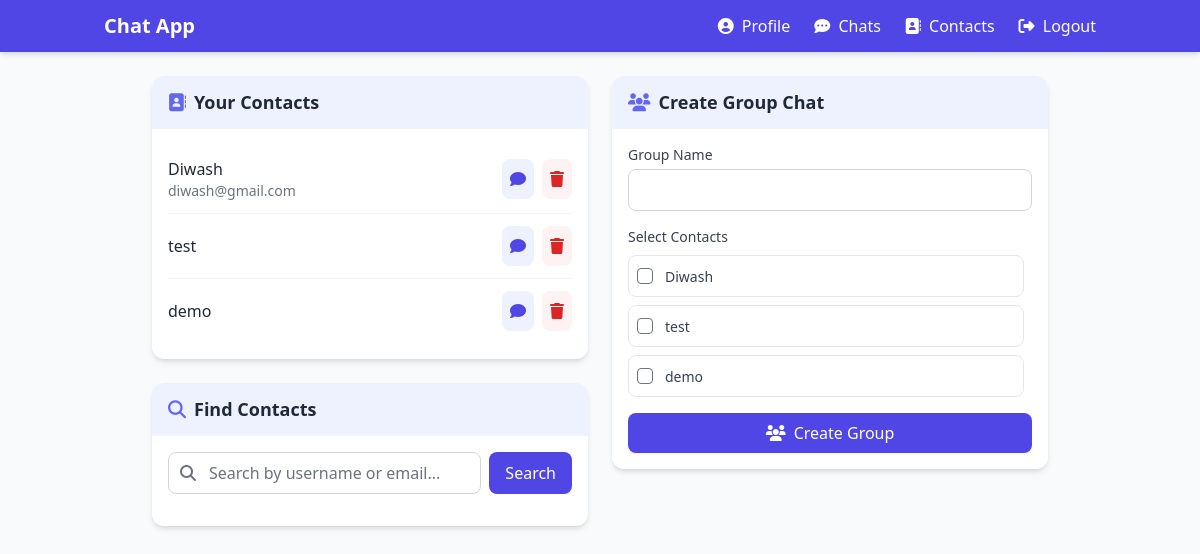
Screenshot of /contacts/ (signed in) with the database file from the repository.
### chat/models.py (models this page shows, shortened)
class Contact(models.Model):
    user = models.ForeignKey(User, related_name='contacts', on_delete=models.CASCADE)
    contact = models.ForeignKey(User, related_name='contacted_by', on_delete=models.CASCADE)
    date_added = models.DateTimeField(auto_now_add=True)
    class Meta:
        unique_together = ('user', 'contact')

### chat/views.py (the view, shortened to what this page needs)
# urls.py: path('contacts/', views.contacts, name='contacts'),
@login_required
def contacts(request):
    user_contacts = Contact.objects.filter(user=request.user).select_related('contact')
    form = ContactSearchForm(request.GET)
    search_query = ''
    if form.is_valid():
        search_query = form.cleaned_data.get('search', '')
    return render(request, 'chat/contacts.html', {
        'contacts': user_contacts,
        'form': form,
    })

### chat/forms.py
class ContactSearchForm(forms.Form):
    search = forms.CharField(max_length=100, required=False)

### chat/templates/chat/contacts.html (shortened to what this page needs)
{% extends 'base.html' %}
{% block content %}
<div class="max-w-4xl mx-auto">
  <div class="grid md:grid-cols-2 gap-6">
    <div class="col-span-2 md:col-span-1">
      <div class="bg-white rounded-xl shadow-md overflow-hidden mb-6">
        <div class="bg-indigo-50 px-4 py-3 border-b border-gray-100">
          <h2 class="text-lg font-semibold text-gray-800">
            <i class="fas fa-address-book mr-2 text-indigo-500"></i>Your Contacts
          </h2>
        </div>
        <div class="p-4">
          {% if contacts %}
            <div class="divide-y divide-gray-100">
              {% for contact in contacts %}
                <div class="py-3 flex items-center justify-between">
                  <div>
                    <h3 class="text-md font-medium text-gray-800">{{ contact.contact.username }}</h3>
                    <p class="text-sm text-gray-500">{{ contact.contact.email }}</p>
                  </div>
                  <div class="flex space-x-2">
                    <a href="{% url 'start_chat' contact.contact.id %}" class="p-2 bg-indigo-50 text-indigo-600 rounded-lg hover:bg-indigo-100 transition">
                      <i class="fas fa-comment"></i>
                    </a>
                    <a href="{% url 'remove_contact' contact.id %}" class="p-2 bg-red-50 text-red-600 rounded-lg hover:bg-red-100 transition">
                      <i class="fas fa-trash"></i>
                    </a>
                  </div>
                </div>
              {% endfor %}
            </div>
          {% endif %}
        </div>
      </div>
      <div class="bg-white rounded-xl shadow-md overflow-hidden">
        <div class="bg-indigo-50 px-4 py-3 border-b border-gray-100">
          <h2 class="text-lg font-semibold text-gray-800">
            <i class="fas fa-search mr-2 text-indigo-500"></i>Find Contacts
          </h2>
        </div>
        <div class="p-4">
          <form method="get" class="mb-4">
            <div class="flex">
              <div class="relative flex-grow">
                {{ form.search|safe }}
                <span class="absolute inset-y-0 left-0 pl-3 flex items-center text-gray-500">
                  <i class="fas fa-search"></i>
                </span>
              </div>
              <button type="submit" class="ml-2 px-4 py-2 bg-indigo-600 text-white rounded-lg hover:bg-indigo-700 transition">
                Search
              </button>
            </div>
          </form>
        </div>
      </div>
    </div>
    <div class="col-span-2 md:col-span-1">
      {% if contacts %}
        <div class="bg-white rounded-xl shadow-md overflow-hidden">
          <div class="bg-indigo-50 px-4 py-3 border-b border-gray-100">
            <h2 class="text-lg font-semibold text-gray-800">
              <i class="fas fa-users mr-2 text-indigo-500"></i>Create Group Chat
            </h2>
          </div>
          <div class="p-4">
            <form method="post" action="{% url 'create_group' %}">
              <div class="mb-4">
                <label for="group-name" class="block text-sm font-medium text-gray-700 mb-1">Group Name</label>
                <input type="text" id="group-name" name="name"
                       class="w-full px-3 py-2 border border-gray-300 rounded-lg focus:outline-none focus:ring-2 focus:ring-indigo-500 focus:border-indigo-500"
                       required>
              </div>
              <div class="mb-4">
                <label class="block text-sm font-medium text-gray-700 mb-2">Select Contacts</label>
                <div class="space-y-2 max-h-60 overflow-y-auto pr-2">
                  {% for contact in contacts %}
                    <label class="flex items-center p-2 rounded-lg border border-gray-200 hover:bg-gray-50 transition cursor-pointer">
                      <input type="checkbox" name="contacts" value="{{ contact.id }}"
                             class="h-4 w-4 text-indigo-600 focus:ring-indigo-500 rounded">
                      <span class="ml-3 block">
                        <span class="text-sm font-medium text-gray-700">{{ contact.contact.username }}</span>
                      </span>
                    </label>
                  {% endfor %}
                </div>
              </div>
              <button type="submit" class="w-full bg-indigo-600 hover:bg-indigo-700 text-white py-2 px-4 rounded-lg transition shadow-sm flex items-center justify-center">
                <i class="fas fa-users mr-2"></i> Create Group
              </button>
            </form>
          </div>
        </div>
      {% endif %}
    </div>
  </div>
</div>
{% endblock %}

### rows the page displays
Contact: contact.username "Diwash", contact.email "diwash@gmail.com"
Contact: contact.username "test"
Contact: contact.username "demo"
